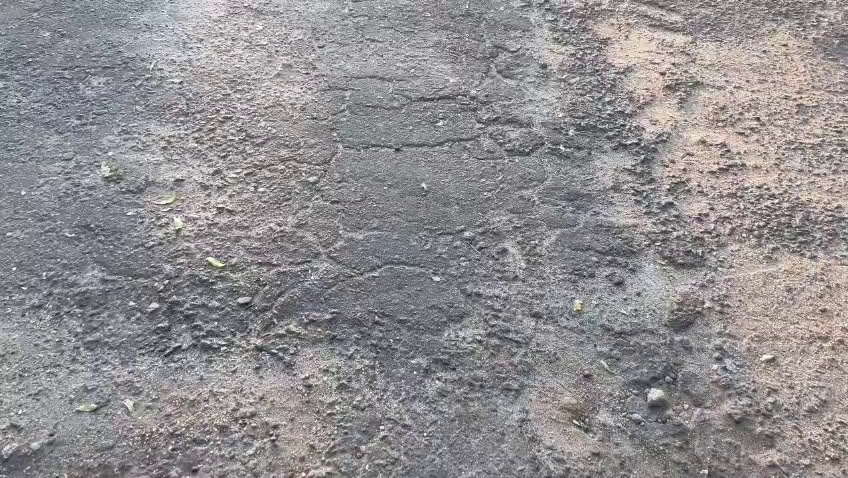
#> input picture full_integration/frames/AlligatorCracking_frame_0.jpg, 848 x 478 px; its folder holds only this picture in this run
$ jupyter execute integration.ipynb   (older library calls are emulated)
#> lines starting #> are read from the running program, lines starting #| are printed output that depends on the picture
[cell 1]
import cv2
import numpy as np
import os
import pandas as pd

input_folder = "frames"

folders = [
    "1_Grayscale",
    "2_Denoised",
    "3_ShadowRemoved",
    "4_HistogramEqualized",
    "5_ContrastStretched",
    "6_Sharpened",
    "7_Final_Output"
]

for folder in folders:
    os.makedirs(folder, exist_ok=True)

def estimate_noise_variance(gray):
    blur = cv2.GaussianBlur(gray, (5,5), 0)
    noise = gray.astype(np.float32) - blur.astype(np.float32)
    return np.var(noise)

def detect_salt_pepper(gray, threshold=0.02):
    total_pixels = gray.size
    extreme_pixels = np.sum((gray == 0) | (gray == 255))
    return (extreme_pixels / total_pixels) > threshold

def remove_shadows(img, ksize=51):
    kernel = cv2.getStructuringElement(cv2.MORPH_ELLIPSE, (ksize, ksize))
    background = cv2.morphologyEx(img, cv2.MORPH_CLOSE, kernel)
    return cv2.divide(img, background, scale=255)

def contrast_stretch(img):
    min_val = np.min(img)
    max_val = np.max(img)
    if max_val == min_val:
        return img.copy()
    stretched = (img - min_val) * (255.0 / (max_val - min_val))
    return stretched.astype(np.uint8)

def laplacian_variance(img):
    lap = cv2.Laplacian(img, cv2.CV_64F)
    return lap.var()


files = sorted(os.listdir(input_folder))
analysis_data = []

for file in files:
    if not file.lower().endswith((".jpg",".jpeg",".png",".bmp",".tif",".tiff")):
        continue

    path = os.path.join(input_folder, file)
    img = cv2.imread(path)
#> img is the input picture: shape (478, 848, 3); mean B, G, R 144.6, 142.5, 145.2
    if img is None:
        continue

    gray = cv2.cvtColor(img, cv2.COLOR_BGR2GRAY)

    noise_var = estimate_noise_variance(gray)
#> in estimate_noise_variance, `blur = cv2.GaussianBlur(gray, (5,5), 0)`:
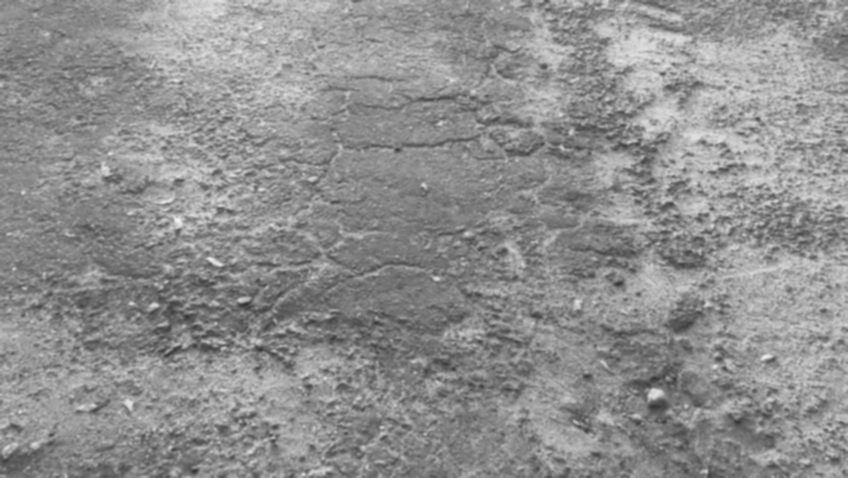
#> blur: shape (478, 848); min 46, max 246, mean 143.5
#> in estimate_noise_variance, `noise = gray.astype(np.float32) - blur.astype(np.float32)`:
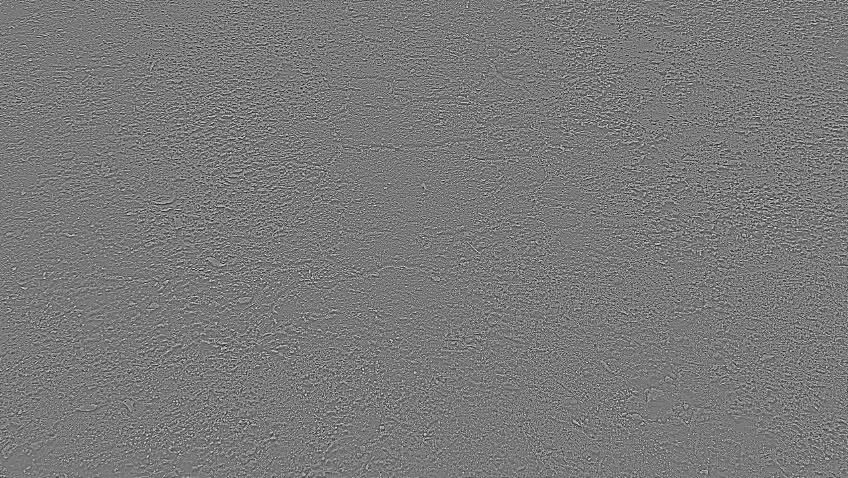
#> noise: shape (478, 848) float32; min -97, max 106, mean 0; drawn with min black and max white
#> noise_var = 412
    is_sp = detect_salt_pepper(gray)
#> in detect_salt_pepper, `extreme_pixels = np.sum((gray == 0) | (gray == 255))`: extreme_pixels = 7
#> is_sp = False
    sharpness = laplacian_variance(gray)
#> in laplacian_variance, `lap = cv2.Laplacian(img, cv2.CV_64F)`:
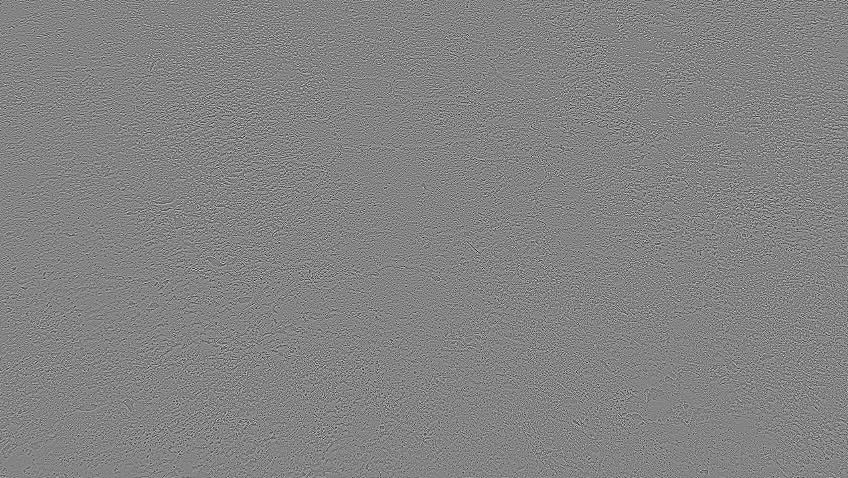
#> lap: shape (478, 848) float64; min -483, max 450, mean 0; drawn with min black and max white
#> sharpness = 7218.1

    analysis_data.append([file, noise_var, is_sp, sharpness])

df = pd.DataFrame(analysis_data,
                  columns=["Frame","NoiseVariance","SaltPepper","Sharpness"])
#> df = table of 1 rows and 4 columns

mean_noise = df["NoiseVariance"].mean()
#> mean_noise = 412
std_noise = df["NoiseVariance"].std()
#> std_noise = nan

low_noise = mean_noise - std_noise
#> low_noise = nan
high_noise = mean_noise + std_noise
#> high_noise = nan

def classify_noise(val):
    if val < low_noise:
        return "Low"
    elif val > high_noise:
        return "High"
    else:
        return "Moderate"

df["NoiseLevel"] = df["NoiseVariance"].apply(classify_noise)

mean_sharp = df["Sharpness"].mean()
#> mean_sharp = 7218.1
std_sharp = df["Sharpness"].std()
#> std_sharp = nan

blur_threshold = mean_sharp - 0.5 * std_sharp
#> blur_threshold = nan

print("\nAdaptive Blur Threshold:", round(blur_threshold,2))
#| Adaptive Blur Threshold: nan

results = []

for index, row in df.iterrows():

    file = row["Frame"]
#> file = 'AlligatorCracking_frame_0.jpg'
    path = os.path.join(input_folder, file)
    img = cv2.imread(path)
    gray = cv2.cvtColor(img, cv2.COLOR_BGR2GRAY)

    cv2.imwrite(os.path.join("1_Grayscale", file), gray)

    if row["NoiseLevel"] != "Low":
        if row["SaltPepper"]:
            denoised = cv2.medianBlur(gray, 5)
            noise_type = "Salt & Pepper"
        else:
            denoised = cv2.GaussianBlur(gray, (5,5), 0)
            noise_type = "Gaussian"
    else:
        denoised = gray.copy()
        noise_type = "Low"

    cv2.imwrite(os.path.join("2_Denoised", file), denoised)

    shadow_free = remove_shadows(denoised)
#> in remove_shadows, `background = cv2.morphologyEx(img, cv2.MORPH_CLOSE, kernel)`:
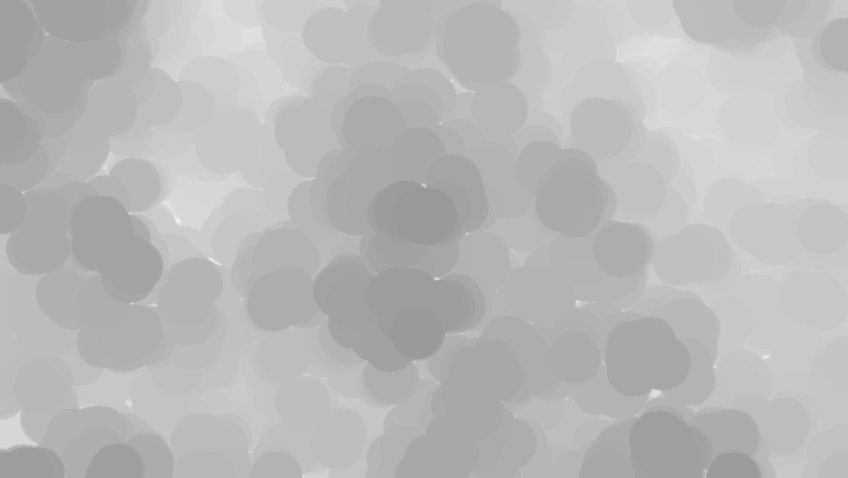
#> background: shape (478, 848); min 153, max 246, mean 185.2
#> in remove_shadows, `return cv2.divide(img, background, scale=255)`:
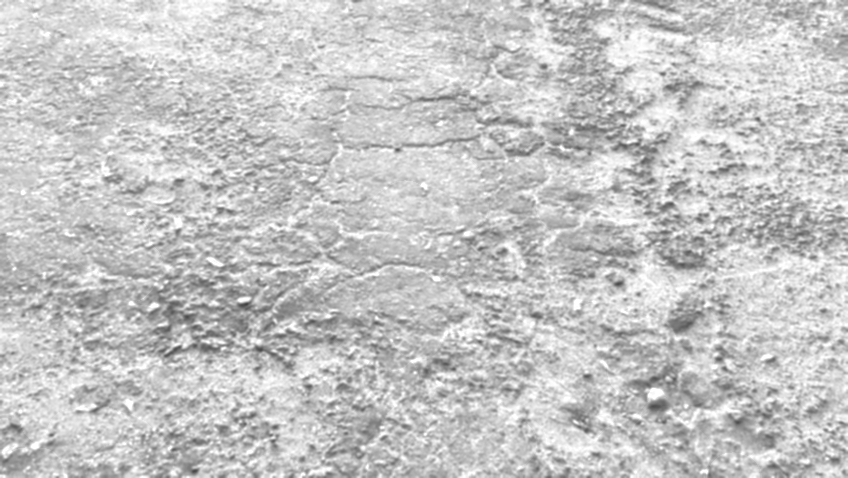
#> returned value: shape (478, 848); min 64, max 255, mean 197.3
    cv2.imwrite(os.path.join("3_ShadowRemoved", file), shadow_free)

    hist_eq = cv2.equalizeHist(shadow_free)
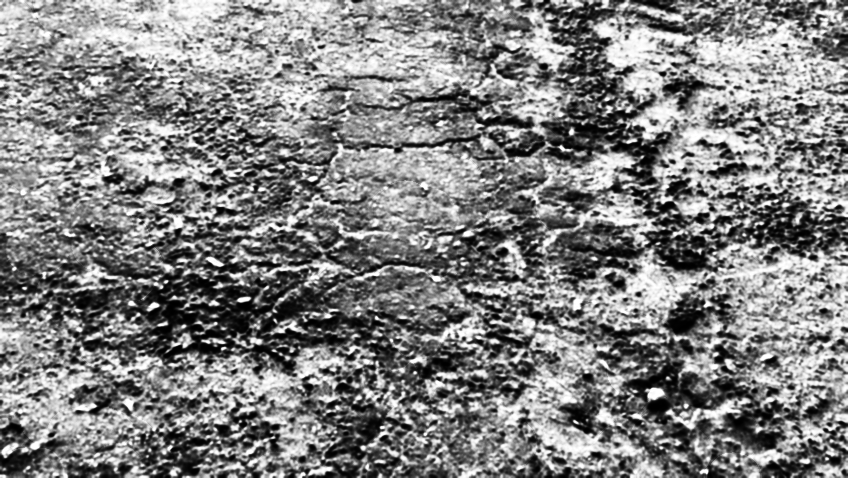
#> hist_eq: shape (478, 848); min 0, max 255, mean 128.7
    cv2.imwrite(os.path.join("4_HistogramEqualized", file), hist_eq)

    stretched = contrast_stretch(hist_eq)
#> in contrast_stretch, `min_val = np.min(img)`: min_val = 0
#> in contrast_stretch, `max_val = np.max(img)`: max_val = 255
    cv2.imwrite(os.path.join("5_ContrastStretched", file), stretched)

    sharpness_value = laplacian_variance(stretched)
#> in laplacian_variance (call 2), `lap = cv2.Laplacian(img, cv2.CV_64F)`:
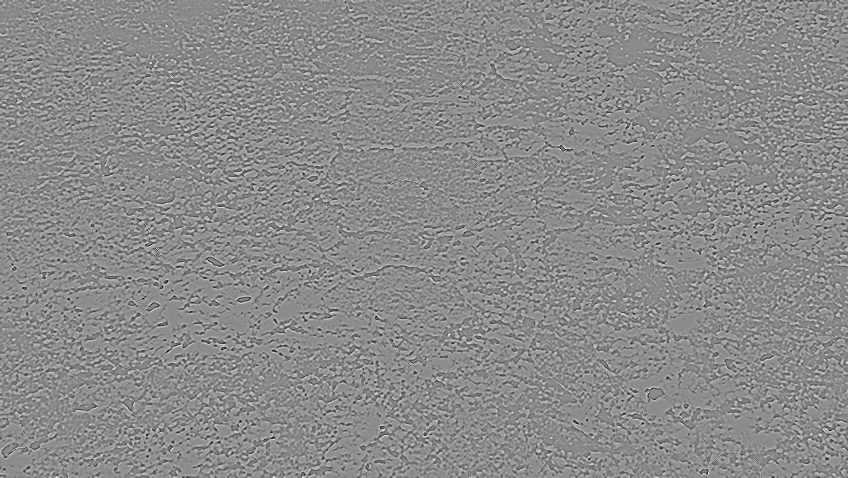
#> lap: shape (478, 848) float64; min -284, max 236, mean 0; drawn with min black and max white
#> sharpness_value = 1992.7

    if sharpness_value < blur_threshold:
        blur_status = "Blurred"
        lap = cv2.Laplacian(stretched, cv2.CV_64F)
        sharpened = stretched - lap
        sharpened = np.clip(sharpened, 0, 255).astype(np.uint8)
    else:
        blur_status = "Sharp"
        sharpened = stretched.copy()

    cv2.imwrite(os.path.join("6_Sharpened", file), sharpened)

    cv2.imwrite(os.path.join("7_Final_Output", file), sharpened)

    contrast_before = np.std(gray)
#> contrast_before = 36.27
    contrast_after = np.std(sharpened)
#> contrast_after = 73.76

    results.append([file, noise_type, blur_status,
                    contrast_before, contrast_after])

print("\nAll images processed successfully.")

eval_df = pd.DataFrame(results,
        columns=["Frame","NoiseType","BlurStatus",
                 "ContrastBefore","ContrastAfter"])
#> eval_df = table of 1 rows and 5 columns

print("\n FINAL PIPELINE RESULTS ")
print(eval_df)
#> (printed output is left out)

print("\nBlur Distribution:")
print(eval_df["BlurStatus"].value_counts())
#| BlurStatus
#| Sharp    1
#| Name: count, dtype: int64

print("\nNoise Distribution:")
print(eval_df["NoiseType"].value_counts())
#| NoiseType
#| Gaussian    1
#| Name: count, dtype: int64

$ run again, on full_integration/frames/EdgeCracking4_frame_129.jpg
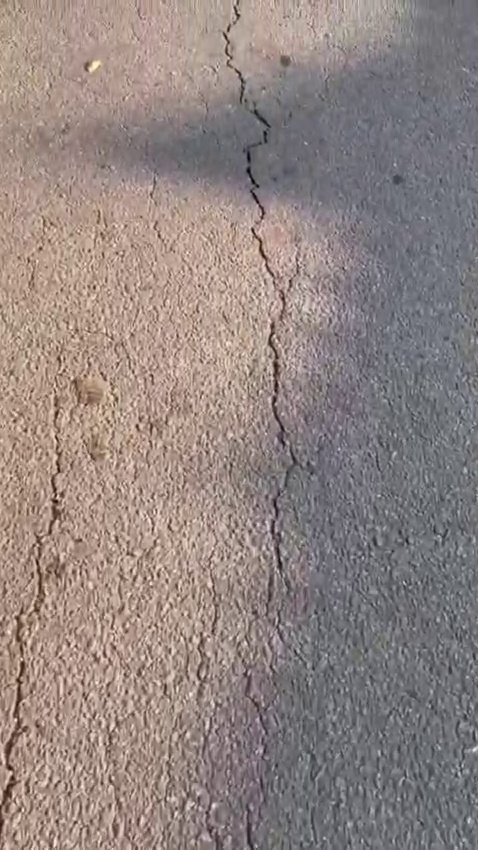
#> input picture full_integration/frames/EdgeCracking4_frame_129.jpg, 478 x 850 px
#> img is the input picture: shape (850, 478, 3); mean B, G, R 129.5, 132.9, 145.8
#> noise_var = 84.5
#> extreme_pixels = 0
#> is_sp = False
#> sharpness = 697.3
#> df = table of 1 rows and 4 columns
#> mean_noise = 84.5
#> std_noise = nan
#> mean_sharp = 697.3
#> std_sharp = nan
#| Adaptive Blur Threshold: nan
#> file = 'EdgeCracking4_frame_129.jpg'
#> `hist_eq = cv2.equalizeHist(shadow_free)`:
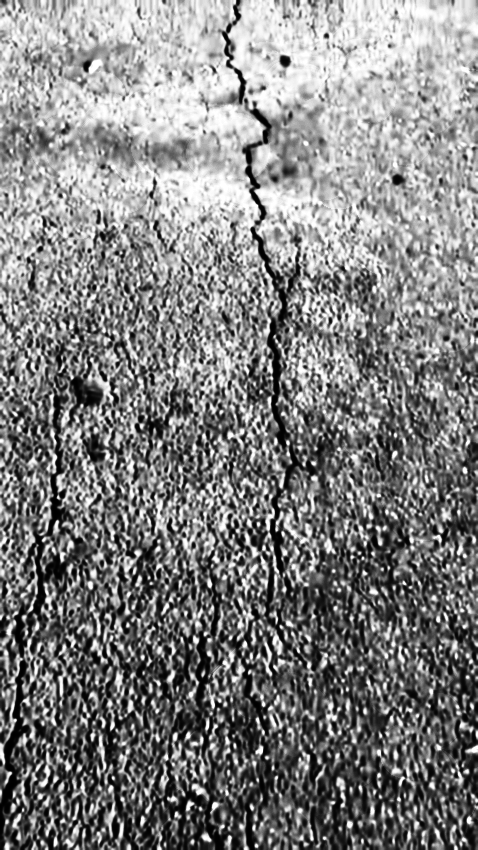
#> hist_eq: shape (850, 478); min 0, max 255, mean 129.1
#> min_val = 0
#> max_val = 255
#> in laplacian_variance (call 2), `lap = cv2.Laplacian(img, cv2.CV_64F)`:
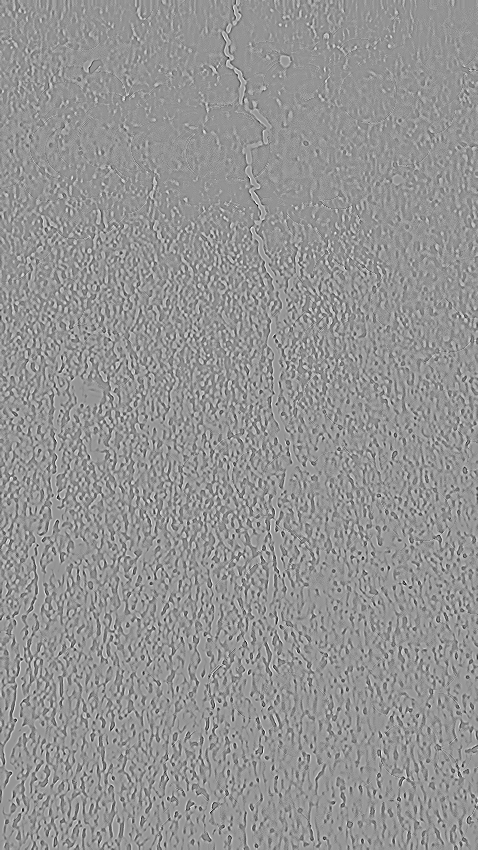
#> lap: shape (850, 478) float64; min -300, max 215, mean 0; drawn with min black and max white
#> sharpness_value = 1997.9
#> contrast_before = 29.77
#> contrast_after = 73.89
#> eval_df = table of 1 rows and 5 columns
#> (printed output is left out)
#| BlurStatus
#| Sharp    1
#| Name: count, dtype: int64
#| NoiseType
#| Gaussian    1
#| Name: count, dtype: int64

$ run again, on full_integration/frames/EdgeCracking4_frame_130.jpg
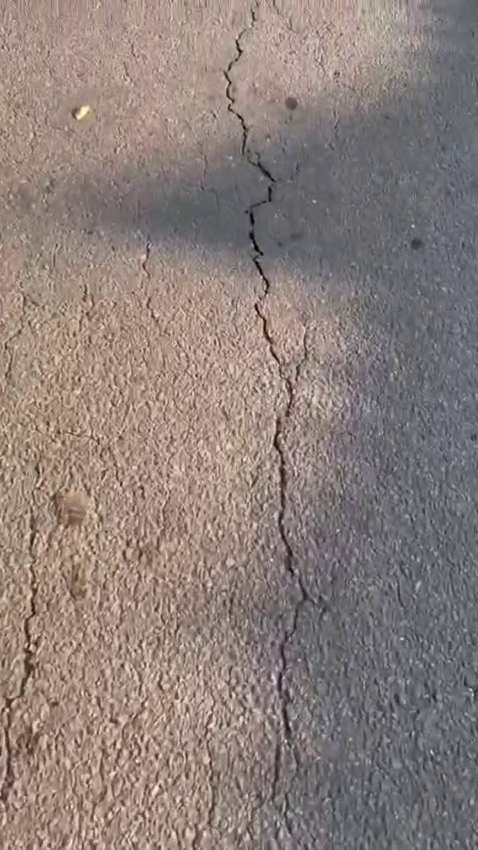
#> input picture full_integration/frames/EdgeCracking4_frame_130.jpg, 478 x 850 px
#> img is the input picture: shape (850, 478, 3); mean B, G, R 122.6, 127.1, 140.4
#> noise_var = 79.8
#> extreme_pixels = 1
#> is_sp = False
#> sharpness = 666.6
#> df = table of 1 rows and 4 columns
#> mean_noise = 79.8
#> std_noise = nan
#> mean_sharp = 666.6
#> std_sharp = nan
#| Adaptive Blur Threshold: nan
#> file = 'EdgeCracking4_frame_130.jpg'
#> `hist_eq = cv2.equalizeHist(shadow_free)`:
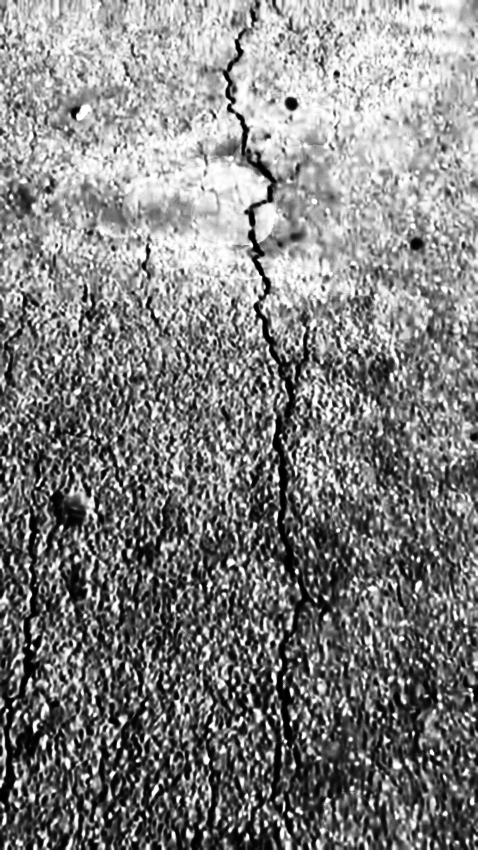
#> hist_eq: shape (850, 478); min 0, max 255, mean 129
#> min_val = 0
#> max_val = 255
#> in laplacian_variance (call 2), `lap = cv2.Laplacian(img, cv2.CV_64F)`:
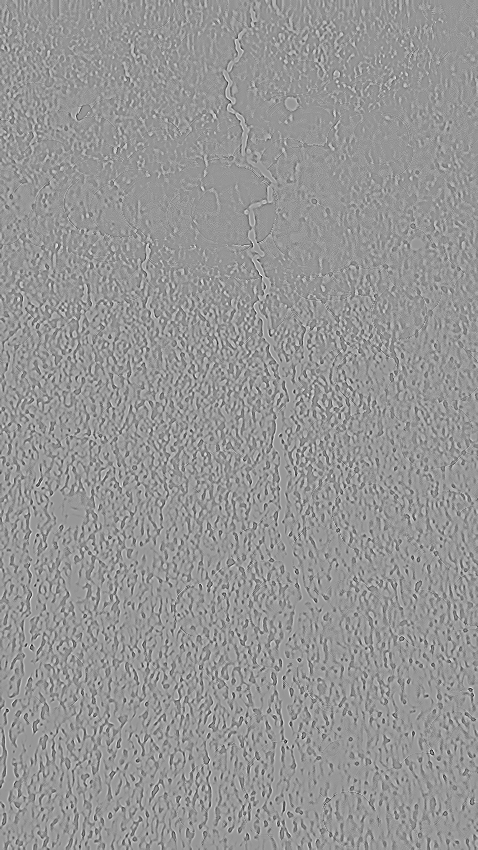
#> lap: shape (850, 478) float64; min -337, max 234, mean 0; drawn with min black and max white
#> sharpness_value = 1875.3
#> contrast_before = 29.32
#> contrast_after = 73.88
#> eval_df = table of 1 rows and 5 columns
#> (printed output is left out)
#| BlurStatus
#| Sharp    1
#| Name: count, dtype: int64
#| NoiseType
#| Gaussian    1
#| Name: count, dtype: int64

$ run again, on full_integration/frames/EdgeCracking4_frame_133.jpg
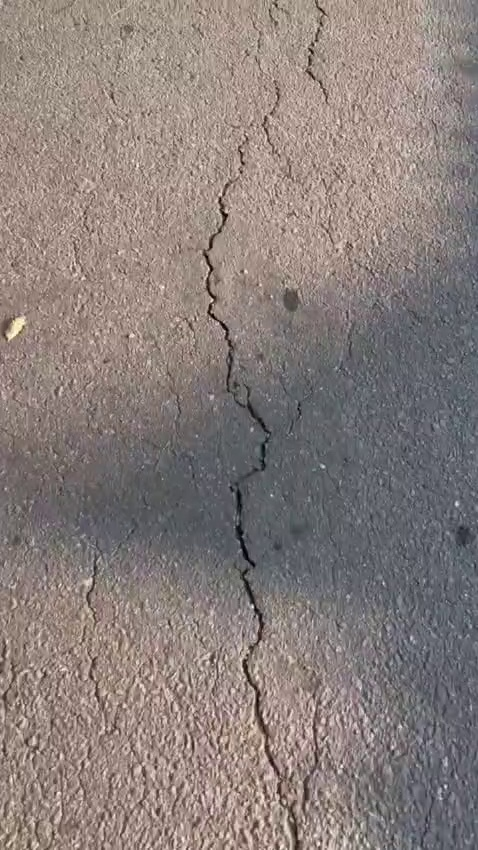
#> input picture full_integration/frames/EdgeCracking4_frame_133.jpg, 478 x 850 px
#> img is the input picture: shape (850, 478, 3); mean B, G, R 123.3, 126.7, 137.7
#> noise_var = 123.5
#> extreme_pixels = 0
#> is_sp = False
#> sharpness = 1350.2
#> df = table of 1 rows and 4 columns
#> mean_noise = 123.5
#> std_noise = nan
#> mean_sharp = 1350.2
#> std_sharp = nan
#| Adaptive Blur Threshold: nan
#> file = 'EdgeCracking4_frame_133.jpg'
#> min_val = 0
#> max_val = 255
#> in laplacian_variance (call 2), `lap = cv2.Laplacian(img, cv2.CV_64F)`:
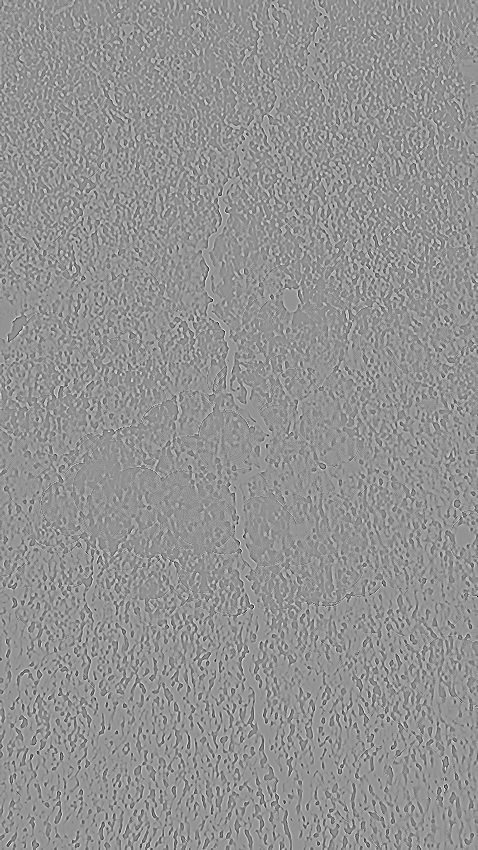
#> lap: shape (850, 478) float64; min -378, max 277, mean 0; drawn with min black and max white
#> sharpness_value = 2882.1
#> contrast_before = 30.62
#> contrast_after = 73.81
#> eval_df = table of 1 rows and 5 columns
#> (printed output is left out)
#| BlurStatus
#| Sharp    1
#| Name: count, dtype: int64
#| NoiseType
#| Gaussian    1
#| Name: count, dtype: int64
